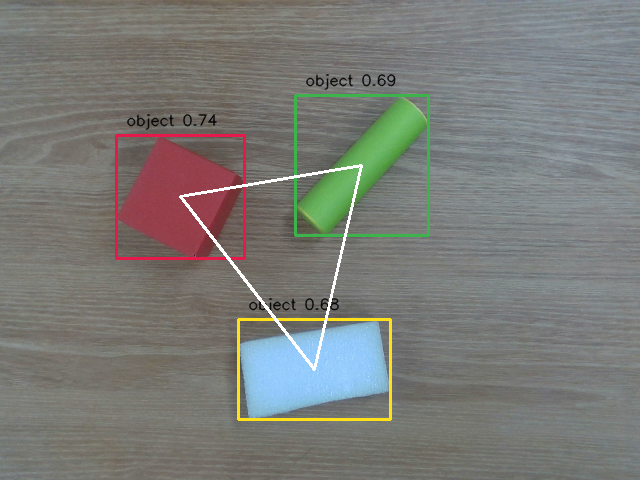
#> input picture data/bin_packing/planning_v3/instance1/annotated_top_observation.png, 640 x 480 px, found by its file name
$ python move_data.py
#> lines starting #> are read from the running program, lines starting #| are printed output that depends on the picture
import os
import shutil

import cv2
import numpy as np


# [62 lines left out: functions main, divide_datasets, copy_all_data, not called in this run]


def merge_data():
    dist_dir = "/home/changmin/PycharmProjects/OPTPlan/data/bin_packing/planning_v3_see_all_in_one/"
    if not os.path.exists(dist_dir):
        os.makedirs(dist_dir)
    for i in range(1, 39):
        source = f'/home/changmin/PycharmProjects/OPTPlan/data/bin_packing/planning_v3/instance{i}/'
        top_name = f"annotated_top_observation.png"
        side_name = f"annotated_side_observation.png"
        dist = f"annotated_instance{i}.png"

        top_image = cv2.imread(os.path.join(source, top_name))
#> top_image is the input picture: shape (480, 640, 3); mean B, G, R 118.9, 123.2, 122.5
        side_image = cv2.imread(os.path.join(source, side_name))
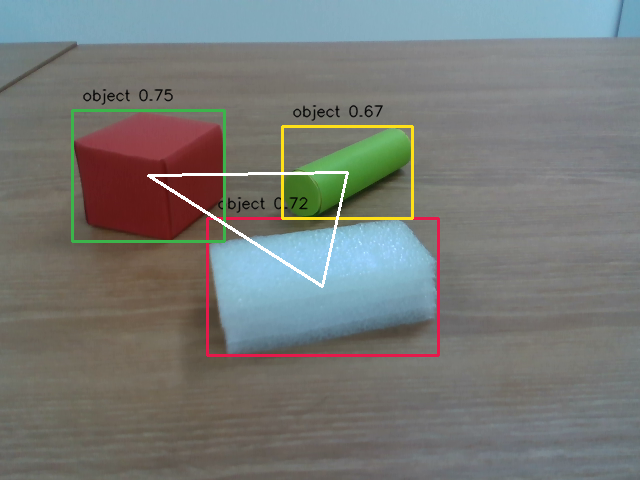
#> input picture data/bin_packing/planning_v3/instance1/annotated_side_observation.png, 640 x 480 px, found by its file name
#> side_image is the input picture: shape (480, 640, 3); mean B, G, R 117.3, 120.7, 118.5
        merged = np.hstack((top_image, side_image))
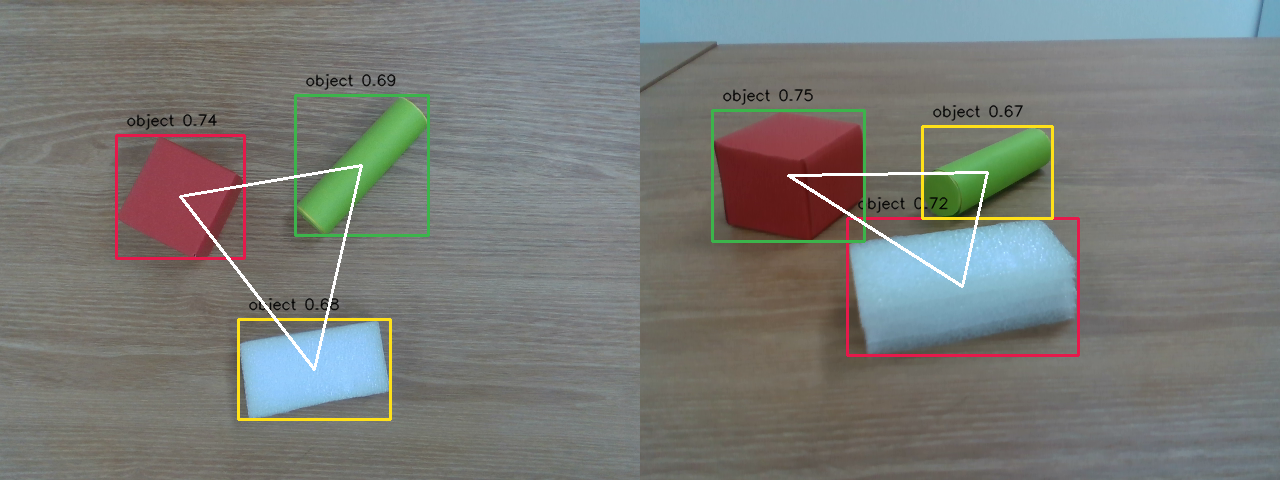
#> merged: shape (480, 1280, 3); mean B, G, R 118.1, 121.9, 120.5
        cv2.imwrite(os.path.join(dist_dir, dist), merged)


if __name__ == '__main__':
    # divide_datasets()
    merge_data()
